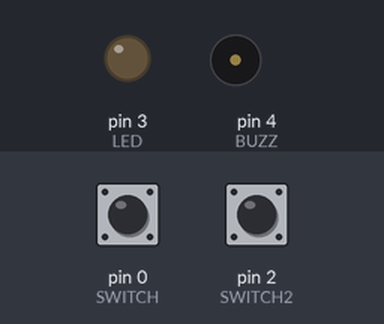
Recording of a sketch running on a simulated Arduino Uno, built with avr-gcc and run on an emulated ATmega328P. Shown: output pins drawn as LEDs (lit = HIGH), buzzer (waves = sounding). Inputs (shaded band) come from the test bench; at power-on: pin 0 (SWITCH) HIGH, pin 2 (SWITCH2) HIGH.

Above: at 1.2 s.
1.3 s: pin 0 (SWITCH) pulled LOW for 0.15 s
At 1.7 s:
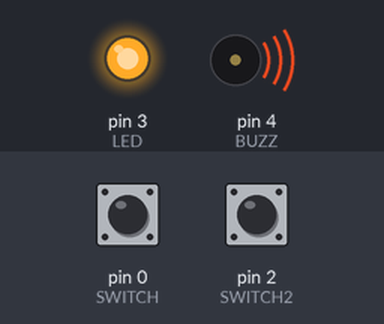
7.4 s: pin 0 (SWITCH) pulled LOW for 1 s
At 12.21 s:
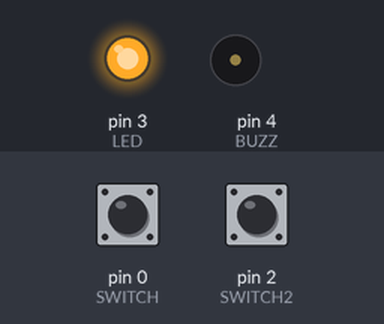
14.4 s: pin 0 (SWITCH) pulled LOW for 3.2 s
At 23.0 s:
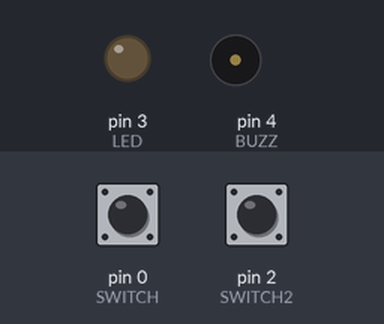
Timing chart, 0 to 24.5 s (numbered marks = the images above; inputs shaded):
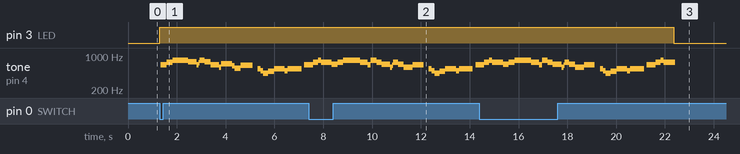

Measured:
- after the input at 1.3 s, pin 3 (LED): LOW → HIGH at once; tone on pin 4 (BUZZ): plays 657 Hz for 0.24 s, 737 Hz for 0.24 s, 826 Hz for 0.64 s, 757 Hz for 0.36 s, 657 Hz for 0.08 s, 723 Hz for 0.04 s … (22 notes in this stretch), starting at once
- after the input at 7.4 s, pin 3 (LED): stays HIGH (without the input it goes to LOW after 0.92 s)
- after the input at 14.4 s, pin 3 (LED): HIGH → LOW after 8.0 s instead of 0.93 s

The sketch:

piezoRingbox_withComments.ino
```cpp
/*
  Turns on LEDs & Buzzers when either of
  two switches get pressed.

  To upload to Trinket:
  1) Have the sketch open in Arduino IDE,
  2) Disconnect anything on GPIO 3 & 4 (interferes with USB,
      reconnect after upload completes)
  3) Select the proper board from the Tools->Board Menu
  4) Select USBtinyISP from the Tools->Programmer
  5) Plug in the Trinket thru a hub, make sure you see the green LED lit
  6) Press the button on the Trinket - verify you see
     the red LED pulse. This means it is ready to receive data
  7) Click the upload button in IDE within 10 seconds
*/

//you gotta define the GPIOs
#define SWITCH 0
#define SWITCH2 2
#define LED 3  //must unplug while uploading!
#define BUZZ 4 //must unplug while uploading!


// the setup routine runs once when you press reset:

void setup() {
  pinMode(BUZZ, OUTPUT);
  pinMode(LED, OUTPUT);
  // initialize the switch pins as inputs
  pinMode(SWITCH, INPUT);
  pinMode(SWITCH2, INPUT);
  // ...with a pullup (sets an initial state)
  digitalWrite(SWITCH, HIGH);
  digitalWrite(SWITCH2, HIGH);
}

// the loop routine runs over and over again forever:
void loop() {
  // if either button is pressed:
  if (! digitalRead(SWITCH)|| ! digitalRead(SWITCH2)) {
    digitalWrite(LED, HIGH); // light the LEDs
    beepSong(BUZZ);			 // and play songs
  }
  else {
    digitalWrite(LED, LOW); // otherwise, turn LED off
  }

}

/* the sound producing function, beep()
* by Dr. Leah Buechley, Sourced from:
* https://learn.adafruit.com/trinket-gemma-mini-theramin-music-maker/code
*
* About delayMicroseconds() :
*   Pauses the program for the amount of time (in microseconds)
*   specified as parameter. There are a thousand microseconds
*   in a millisecond, and a million microseconds in a second.
*/

void beep (unsigned char speakerPin, int frequencyInHertz, long timeInMilliseconds)
{
  int x;
  long delayAmount = (long)(1000000/frequencyInHertz);
  long loopTime = (long)((timeInMilliseconds*1000)/(delayAmount*2));
  for (x=0;x<loopTime;x++)
    {
      digitalWrite(speakerPin,HIGH);
      delayMicroseconds(delayAmount); //pause program while tone plays
      digitalWrite(speakerPin,LOW);
      delayMicroseconds(delayAmount);
    }
}
//freq in Hz; durations in milliseconds
//delay() takes args in milliseconds

void beepSong(char buzzPin){
	int arrayLengths = 32;

	//frequencies
	int fq[] = {1319, 1480, 1661, 1760, 1661, 1480, 1319, 1661,
	 1480, 1319, 1175, 1480, 1319, 1175, 1109, 1319, 0, 1109, 988,
	 880, 988, 1109, 1175, 988, 1109, 1175, 0, 1319, 1319, 1480,
	 1661, 1480};

	//durations
	int duration[] = {226, 226, 226, 226, 226, 339, 113, 226,
	 226, 339, 113, 226, 226, 113, 226, 452, 226, 113, 113, 226,
	 226, 226, 226, 113, 226, 339, 113, 113, 226, 226, 113, 452};

	  for(int i=0; i<arrayLengths; i++){
		if(fq[i]==0){          //when pitch==0 pause prgm
		  delay(duration[i]);  //can't call beep with a 0 value bc division by 0
		}
		else{
		  beep(buzzPin, fq[i], duration[i]);
		}
	  }
}   //close beepSong

    
```
